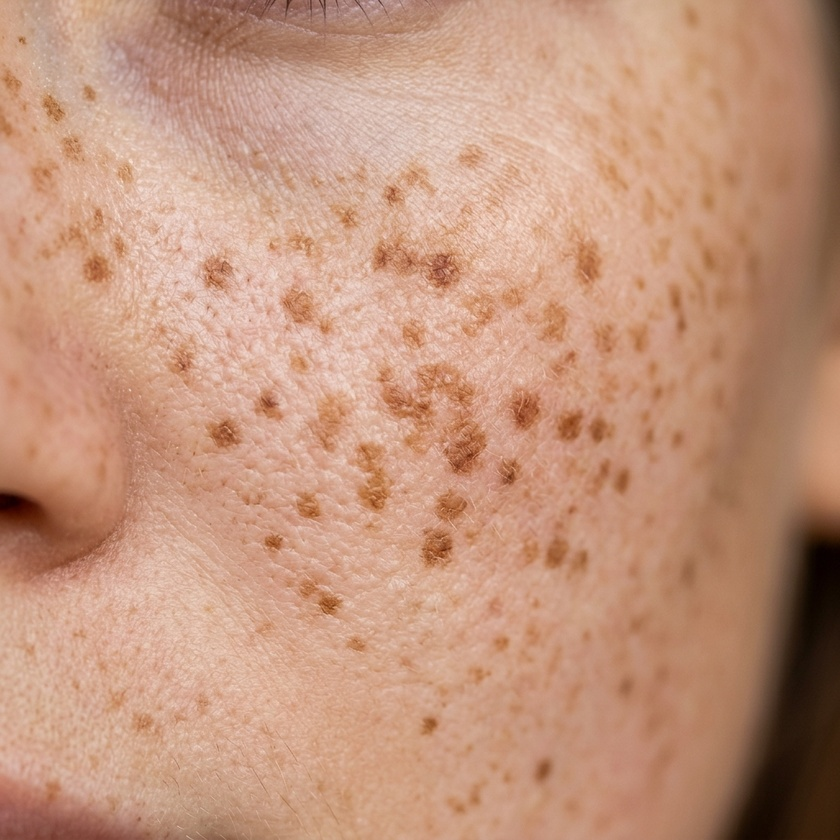
#> input picture test_images/freckles_test.jpg, 840 x 840 px, shrunk from 1024 x 1024 before the run
$ python -i pipeline.py   (imports and definitions only)
#> lines starting #> are read from the running program, lines starting #| are printed output that depends on the picture; after the words box and inside, x2 and y2 are one past the last pixel; in counts of white or black regions, pixels touching at a corner belong together
from __future__ import annotations

from dataclasses import asdict, dataclass
from pathlib import Path

import cv2
import numpy as np
import onnxruntime as ort
from skimage.feature import blob_dog


@dataclass(frozen=True)
class DetectedPoint:
    x: float
    y: float
    radius: float
    score: float
    source: str = "auto"


@dataclass(frozen=True)
class DetectionResult:
    width: int
    height: int
    points: list[DetectedPoint]
    stages: dict[str, float]

    # [7 lines left out: function as_dict, not called in this run]


def _read_image(path: str | Path) -> np.ndarray:
    image = cv2.imread(str(path), cv2.IMREAD_COLOR)
    if image is None:
        raise ValueError("The uploaded file is not a readable image")
    return image


# [14 lines left out: function sanitize_image_bytes, not called in this run]


def _skin_mask(image: np.ndarray) -> np.ndarray:
    """Conservative YCrCb mask; false negatives are safer than background FPs."""
    ycrcb = cv2.cvtColor(image, cv2.COLOR_BGR2YCrCb)
    lower = np.array([0, 120, 60], dtype=np.uint8)
    upper = np.array([255, 190, 145], dtype=np.uint8)
    mask = cv2.inRange(ycrcb, lower, upper)
    kernel = cv2.getStructuringElement(cv2.MORPH_ELLIPSE, (9, 9))
    return cv2.morphologyEx(mask, cv2.MORPH_CLOSE, kernel)


def _remove_hair(image: np.ndarray) -> np.ndarray:
    """DullRazor implementation to remove hair."""
    gray = cv2.cvtColor(image, cv2.COLOR_BGR2GRAY)
    kernel = cv2.getStructuringElement(cv2.MORPH_CROSS, (17, 17))
    closed = cv2.morphologyEx(gray, cv2.MORPH_CLOSE, kernel)
    diff = cv2.absdiff(gray, closed)
    _, hair_mask = cv2.threshold(diff, 10, 255, cv2.THRESH_BINARY)
    return cv2.inpaint(image, hair_mask, inpaintRadius=2, flags=cv2.INPAINT_TELEA)


def _correct_illumination(channel: np.ndarray) -> np.ndarray:
    """Morphological black-hat to extract dark spots on bright skin."""
    kernel = cv2.getStructuringElement(cv2.MORPH_ELLIPSE, (41, 41))
    return cv2.morphologyEx(channel, cv2.MORPH_BLACKHAT, kernel)


def detect_image(path: str | Path, *, max_points: int = 150, skip_nn: bool = False) -> DetectionResult:
    """Detect dark, compact candidate points from one image."""
#> called with path = '../test_images/freckles_test.jpg', max_points = 150, skip_nn = False
    image = _read_image(path)
#> in _read_image, image is the input picture: shape (840, 840, 3); mean B, G, R 124.7, 149.2, 194.9
    height, width = image.shape[:2]

    # 1. Hair removal (DullRazor)
    image_no_hair = _remove_hair(image)
#> in _remove_hair, `closed = cv2.morphologyEx(gray, cv2.MORPH_CLOSE, kernel)`:
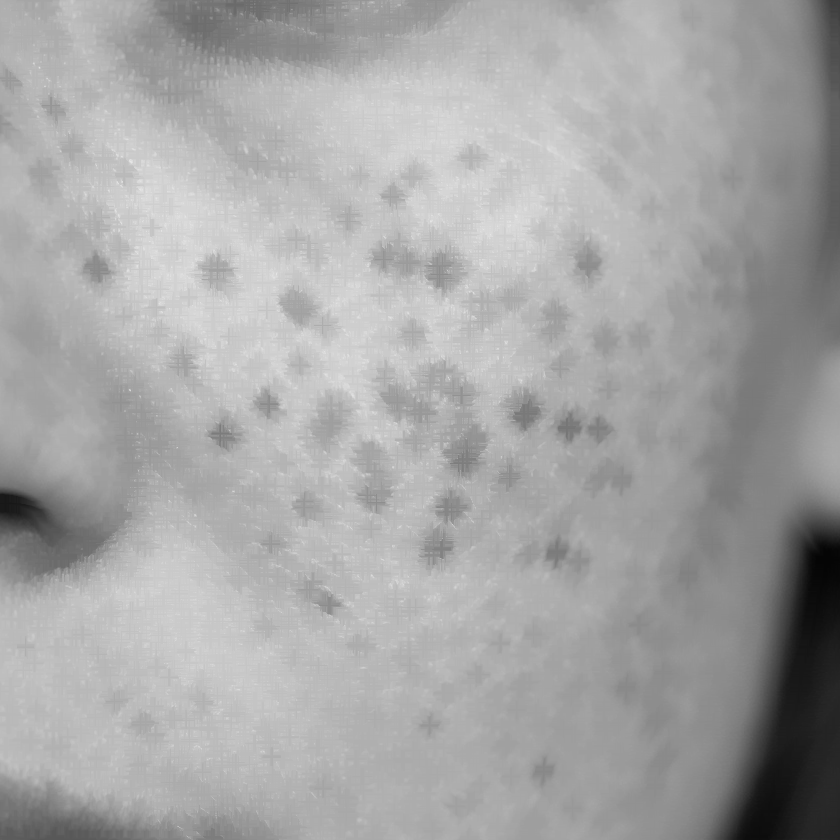
#> closed: shape (840, 840); min 5, max 231, mean 165.8
#> in _remove_hair, `_, hair_mask = cv2.threshold(diff, 10, 255, cv2.THRESH_BINARY)`:
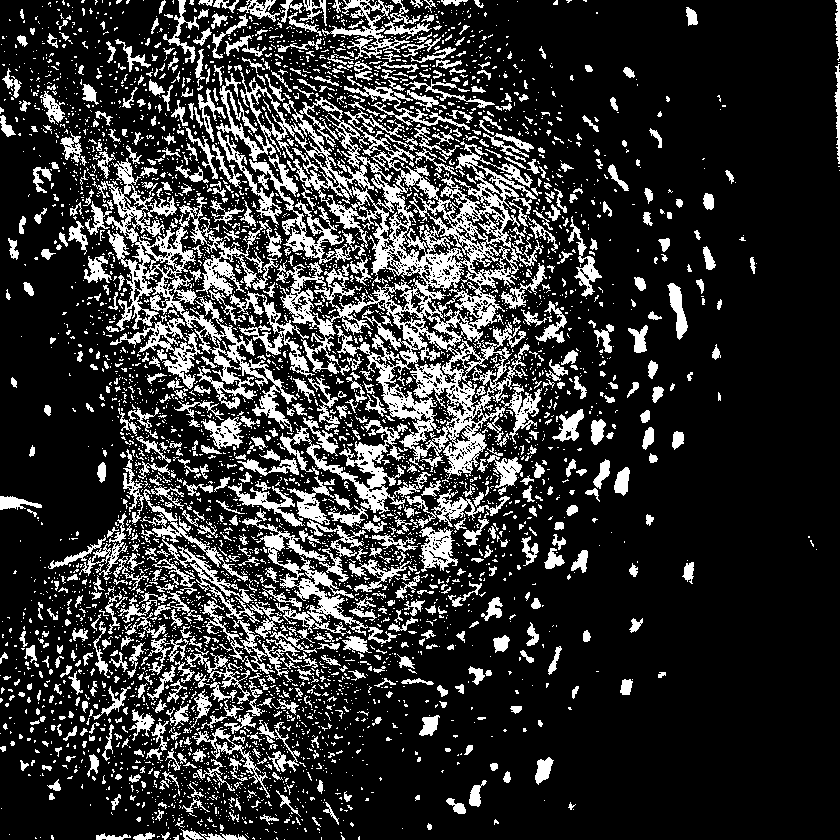
#> hair_mask: shape (840, 840); 20.3% white; 4970 white regions (4183 under 20 px), largest, box (x1, y1, x2, y2) and area: (276, 97, 542, 479) 28564, (92, 158, 297, 432) 9828, (242, 517, 368, 636) 2945

    # 2. Skin mask
    mask = _skin_mask(image_no_hair)

    # 3. Colour space (LAB L* and b*)
    lab = cv2.cvtColor(image_no_hair, cv2.COLOR_BGR2LAB)
#> lab: shape (840, 840, 3); mean of channels 0, 1, 2 169, 141.8, 147.4
    l_channel = lab[:, :, 0]

    # 4. Illumination correction (Morphological Black-Hat)
    # Extracts dark spots (freckles) from bright background (skin)
    signal = _correct_illumination(l_channel)
#> in _correct_illumination, `return cv2.morphologyEx(channel, cv2.MORPH_BLACKHAT, kernel)`:
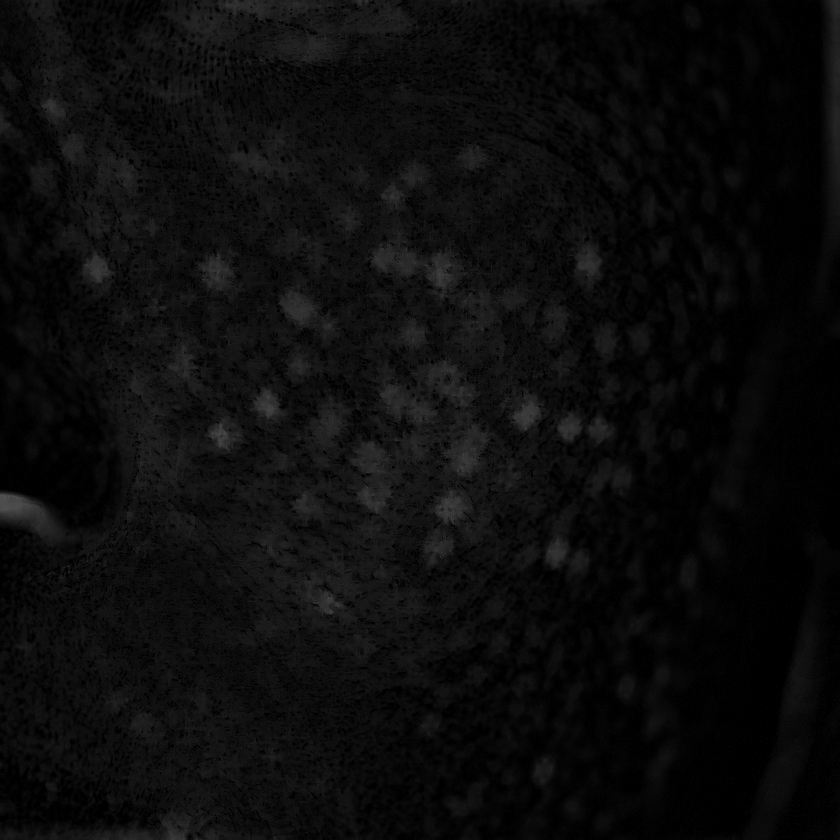
#> returned value: shape (840, 840); min 0, max 84, mean 11.8
    signal[mask == 0] = 0

    # 5. Blob detection with calibrated sensitivity
    blobs = blob_dog(
        signal.astype(np.float32) / 255.0,
        min_sigma=2.5,
        max_sigma=min(28, max(6, min(width, height) / 16)),
        sigma_ratio=1.6,
        threshold=0.025,
        overlap=0.25,
    )
#> blobs = 84 rows, first 8: [504, 0, 10.24], [405, 267, 6.4], [416, 526, 6.4], [269, 97, 6.4], [435, 220, 6.4], [428, 568, 6.4], [553, 556, 6.4], [264, 588, 6.4]

    # 6. Filtering: Annular contrast, aspect ratio (crease rejection), and circularity
    points: list[DetectedPoint] = []
    for y, x, sigma in blobs:
        radius = float(sigma * np.sqrt(2))
        if radius < 2.5 or radius > min(width, height) * 0.05:
            continue

        xi, yi = int(round(x)), int(round(y))
        edge_margin = int(min(width, height) * 0.04)
        if not (edge_margin <= xi < width - edge_margin and edge_margin <= yi < height - edge_margin) or mask[yi, xi] == 0:
            continue

        # Annular neighborhood: inner spot vs surrounding skin ring
        r_in = max(3, int(radius))
        r_out = int(r_in * 2.2)

        y1, y2 = max(0, yi - r_out), min(height, yi + r_out)
        x1, x2 = max(0, xi - r_out), min(width, xi + r_out)

        if y2 - y1 < 5 or x2 - x1 < 5:
            continue

        patch_L = l_channel[y1:y2, x1:x2]
        cy, cx = yi - y1, xi - x1

        Y, X = np.ogrid[:patch_L.shape[0], :patch_L.shape[1]]
        dist_sq = (X - cx)**2 + (Y - cy)**2

        inner = patch_L[dist_sq <= r_in**2]
        outer = patch_L[(dist_sq > r_in**2) & (dist_sq <= r_out**2)]

        if len(inner) == 0 or len(outer) == 0:
            continue

        mean_in = np.mean(inner)
        mean_out = np.mean(outer)

        # Local contrast: spot must be distinctly darker than immediate surrounding skin
        contrast = (mean_out - mean_in) / max(1.0, mean_out)
        if contrast < 0.11:  # Rejects faint pores, hairs, and minor skin texture
            continue

        # Shape metrics (Aspect ratio and Circularity)
        local_sig = signal[y1:y2, x1:x2]
        peak_val = int(local_sig[cy, cx]) if 0 <= cy < local_sig.shape[0] and 0 <= cx < local_sig.shape[1] else int(local_sig.max())
        thresh_val = max(10, int(peak_val * 0.35))
        _, bin_spot = cv2.threshold(local_sig, thresh_val, 255, cv2.THRESH_BINARY)
        contours, _ = cv2.findContours(bin_spot, cv2.RETR_EXTERNAL, cv2.CHAIN_APPROX_SIMPLE)

        if not contours:
            continue

        cnt = max(contours, key=cv2.contourArea)
        area = cv2.contourArea(cnt)
        if area == 0:
            continue

        # Aspect ratio / elongation test: rejects body creases, folds, and shadow lines
        aspect_ratio = 1.0
        if len(cnt) >= 5:
            ellipse = cv2.fitEllipse(cnt)
            (center, (d1, d2), angle) = ellipse
            aspect_ratio = min(d1, d2) / max(1e-3, max(d1, d2))

        if aspect_ratio < 0.40:  # Lines and crease trenches typically have aspect ratio < 0.25
            continue

        # Weighted score based on contrast and spot prominence
        score = float(np.clip(0.6 * contrast + 0.4 * (peak_val / 255.0), 0.0, 1.0))
        points.append(DetectedPoint(float(x), float(y), radius, score))
#> this loop made 84 passes
#> (y, x, sigma, radius, xi, yi, r_in, r_out) on passes 2 to 9: (405, 267, 6.4, 9.05, 267, 405, 9, 19), (416, 526, 6.4, 9.05, 526, 416, 9, 19), (269, 97, 6.4, 9.05, 97, 269, 9, 19), (435, 220, 6.4, 9.05, 220, 435, 9, 19), (428, 568, 6.4, 9.05, 568, 428, 9, 19), (553, 556, 6.4, 9.05, 556, 553, 9, 19), (264, 588, 6.4, 9.05, 588, 264, 9, 19), (507, 451, 10.24, 14.48, 451, 507, 14, 30)
#> pass 2, in detect_image, `patch_L = l_channel[y1:y2, x1:x2]`:
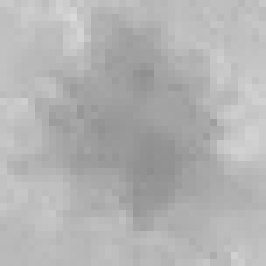
#> patch_L: shape (38, 38) (shown 7 times larger); min 141, max 217, mean 178.6
#> pass 2, in detect_image, `dist_sq = (X - cx)**2 + (Y - cy)**2`:
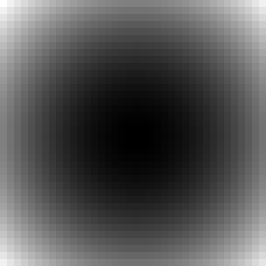
#> dist_sq: shape (38, 38) int64 (shown 7 times larger); min 0, max 722, mean 241; drawn with min black and max white
#> after the loop:
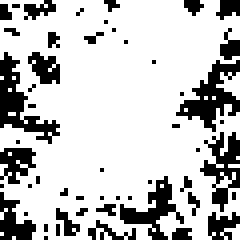
#> bin_spot: shape (60, 60) (shown 4 times larger); 76.6% white; black in thin lines or dots
#> after the loop:
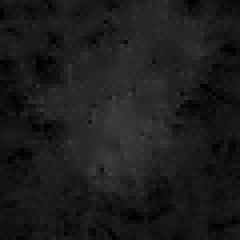
#> local_sig: shape (60, 60) (shown 4 times larger); min 0, max 64, mean 28.3

    # Distance-based NMS to merge duplicate detections on large moles
    points.sort(key=lambda point: point.score, reverse=True)
    filtered_points = []
    for p in points:
        keep = True
        for fp in filtered_points:
            dist = np.sqrt((p.x - fp.x)**2 + (p.y - fp.y)**2)
            if dist < max(p.radius, fp.radius) * 2.0:
                keep = False
                break
        if keep:
            filtered_points.append(p)
#> this loop made 13 passes

    # 7. Learned rejection (CNN) validation if model exists
    final_points = []
    try:
        model_path = Path(__file__).parent.parent / "models" / "freckle_classifier.onnx"
        if not skip_nn and model_path.exists() and filtered_points:
            session = ort.InferenceSession(str(model_path))

            batch_crops = []
            for p in filtered_points:
                xi, yi = int(round(p.x)), int(round(p.y))
                r = 24  # 48x48 crop
                y1, y2 = max(0, yi - r), min(height, yi + r)
                x1, x2 = max(0, xi - r), min(width, xi + r)

                crop = image_no_hair[y1:y2, x1:x2]
                if crop.shape[0] < 48 or crop.shape[1] < 48:
                    pad_y = 48 - crop.shape[0]
                    pad_x = 48 - crop.shape[1]
                    crop = cv2.copyMakeBorder(crop, 0, pad_y, 0, pad_x, cv2.BORDER_CONSTANT, value=[0, 0, 0])

                crop_float = crop.astype(np.float32) / 255.0
                crop_float = (crop_float - [0.485, 0.456, 0.406]) / [0.229, 0.224, 0.225]
                crop_tensor = np.transpose(crop_float.astype(np.float32), (2, 0, 1))
                batch_crops.append(crop_tensor)

            batch_tensor = np.stack(batch_crops)
            inputs = {session.get_inputs()[0].name: batch_tensor}
            outputs = session.run(None, inputs)[0]

            for i, out in enumerate(outputs):
                exp_out = np.exp(out - np.max(out))
                probs = exp_out / exp_out.sum()
                freckle_prob = float(probs[1])

                # Keep points that pass with >= 30% confidence or high classical contrast
                if freckle_prob >= 0.30 or filtered_points[i].score >= 0.20:
                    final_points.append(filtered_points[i])
        else:
            final_points = filtered_points
    except Exception:
        final_points = filtered_points

    return DetectionResult(width, height, final_points[:max_points], {"detector": 0.0})

>>> result = detect_image('../test_images/freckles_test.jpg')

$ run again, on test_images/moles_test.jpg
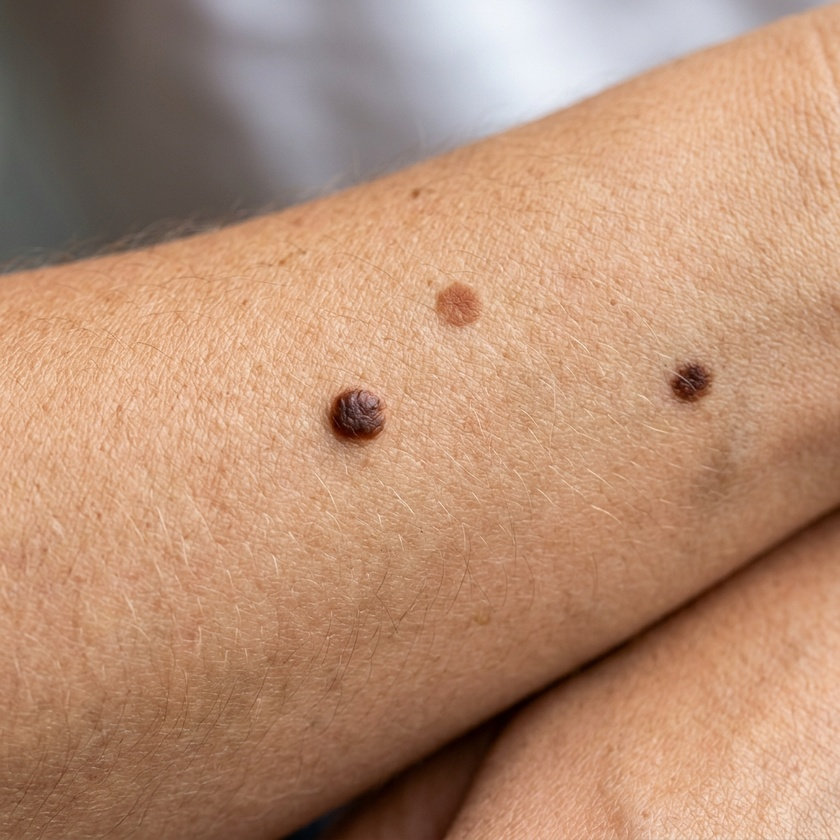
#> input picture test_images/moles_test.jpg, 840 x 840 px, shrunk from 1024 x 1024 before the run
#> in _read_image, image is the input picture: shape (840, 840, 3); mean B, G, R 117.3, 143, 182.7
#> in _remove_hair, `_, hair_mask = cv2.threshold(diff, 10, 255, cv2.THRESH_BINARY)`:
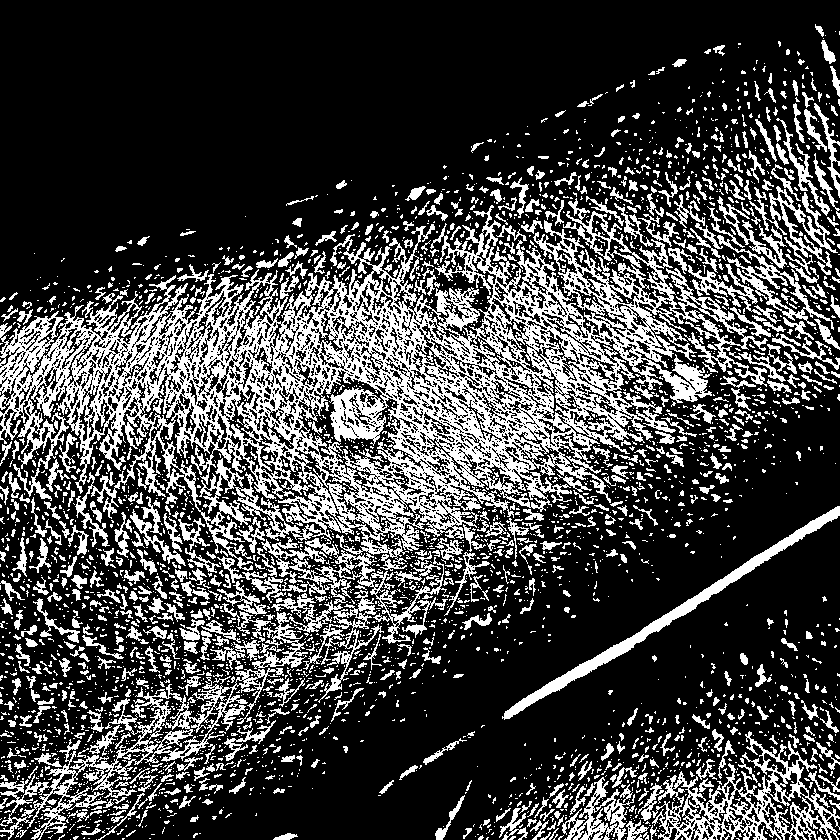
#> hair_mask: shape (840, 840); 26.4% white; 3760 white regions (2984 under 20 px), largest, box (x1, y1, x2, y2) and area: (0, 198, 768, 571) 90788, (0, 668, 284, 840) 6906, (652, 731, 840, 840) 5908
#> ycrcb: shape (840, 840, 3); mean of channels 0, 1, 2 155.9, 149.8, 108.5
#> mask: shape (840, 840); every value is 255
#> lab: shape (840, 840, 3); mean of channels 0, 1, 2 162.3, 139.6, 147.3
#> blobs = 38 rows, first 8: [425, 345, 10.24], [386, 691, 10.24], [722, 500, 10.24], [604, 694, 10.24], [685, 556, 10.24], [666, 590, 10.24], [633, 647, 10.24], [516, 839, 10.24]
#> the loop in detect_image, `for y, x, sigma in blobs:` made 38 passes
#> (y, x, sigma, radius, xi, yi, r_in, r_out) on passes 1, 2, 17, 27: (425, 345, 10.24, 14.48, 345, 425, 14, 30), (386, 691, 10.24, 14.48, 691, 386, 14, 30), (302, 458, 10.24, 14.48, 458, 302, 14, 30), (413, 370, 2.5, 3.54, 370, 413, 3, 6)
#> pass 1, in detect_image, `_, bin_spot = cv2.threshold(local_sig, thresh_val, 255, cv2.THRESH_BIN..`:
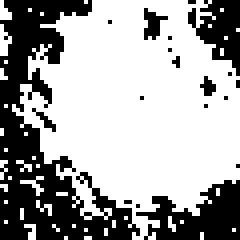
#> bin_spot: shape (60, 60) (shown 4 times larger); 64.6% white; 19 black regions (15 under 20 px), largest, box (x1, y1, x2, y2) and area: (0, 0, 35, 60) 844, (34, 45, 60, 60) 227, (47, 0, 60, 19) 137, (36, 2, 42, 10) 26
#> after the loop in detect_image, `for y, x, sigma in blobs:`: points = 4 items
#> the loop in detect_image, `for p in points:` made 4 passes
#> after the loop in detect_image, `for p in points:`: filtered_points = 3 items
